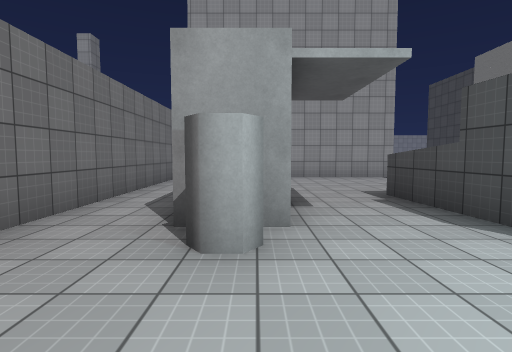
[1] (above)

24 first-person views from a walk through a Unity game level. The camera is 1.4 m above the floor, tilts 4° down and sees 80° across. The floor is counted in squares, 2 m on a side. Each view is taken from the middle of a square. On the plan, view 1 faces up. The plan holds only what a view shows up to about 10 squares ahead; the rest is blank. The place goes on beyond the plan. The player is left out. Some surface patterns are stand-ins.

[2]
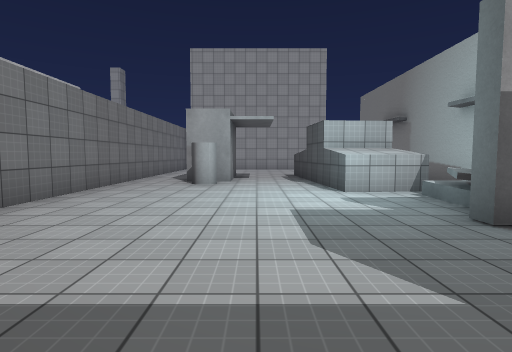

[3]
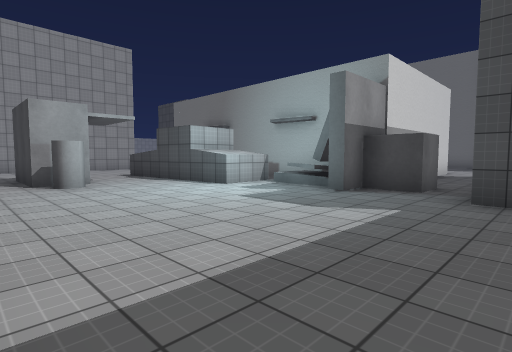

[4]
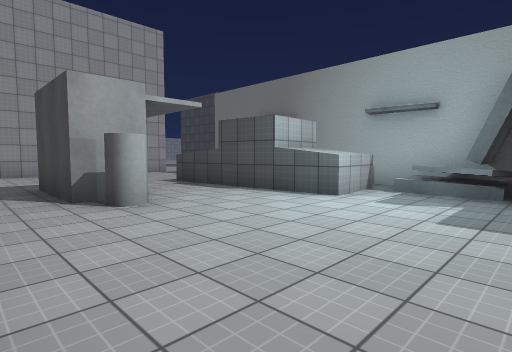

[5]
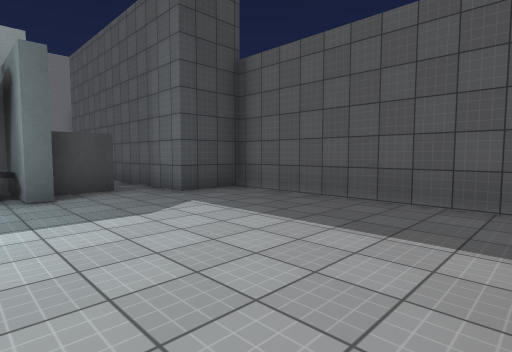

[6]
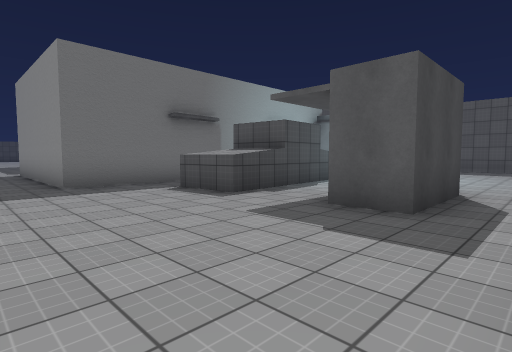

[7]
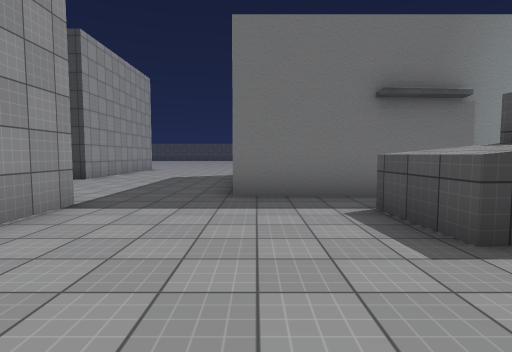

[8]
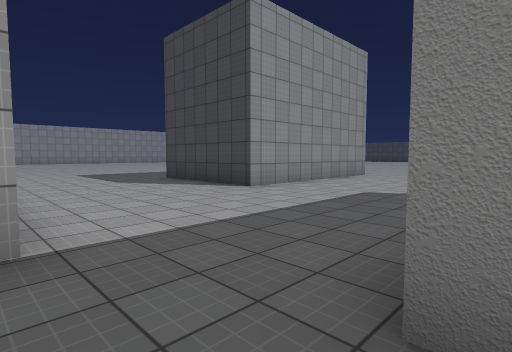

[9]
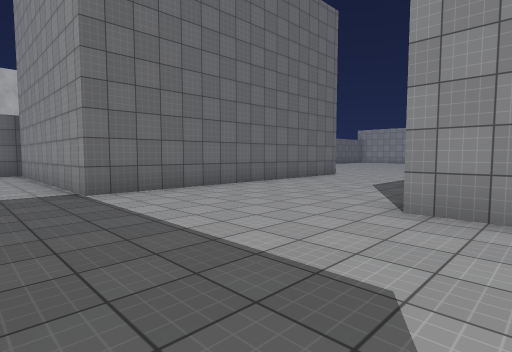

[10]
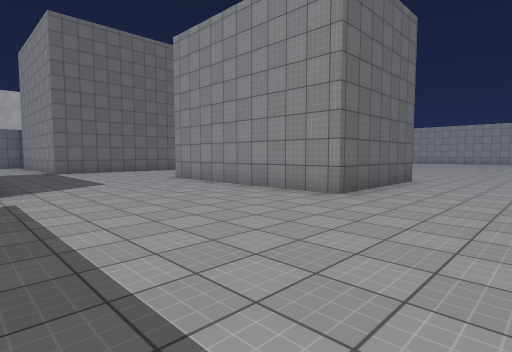

[11]
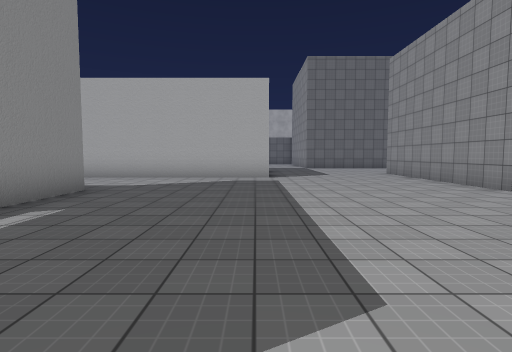

[12]
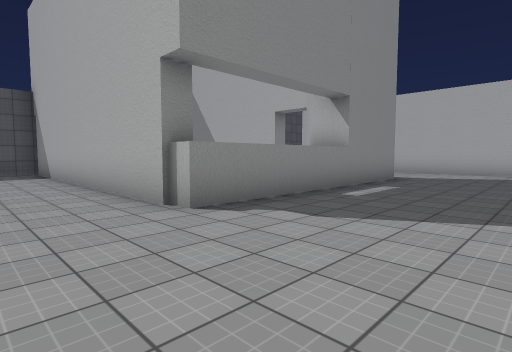

[13]
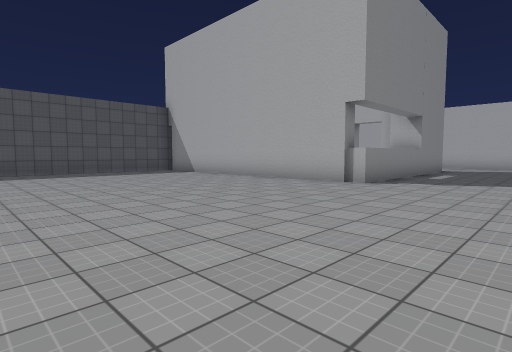

[14]
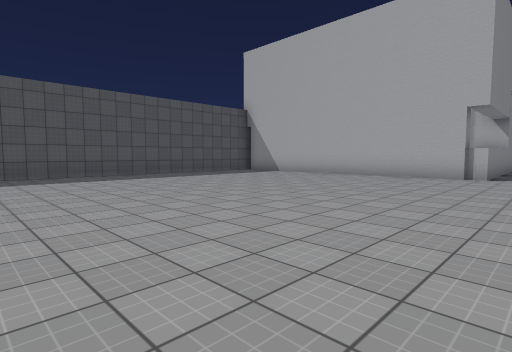

[15]
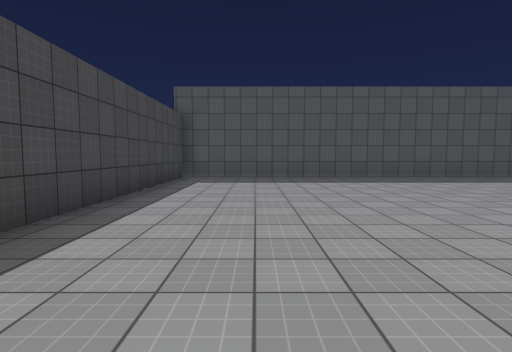

[16]
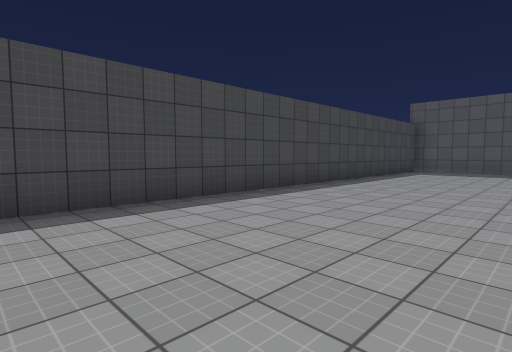

[17]
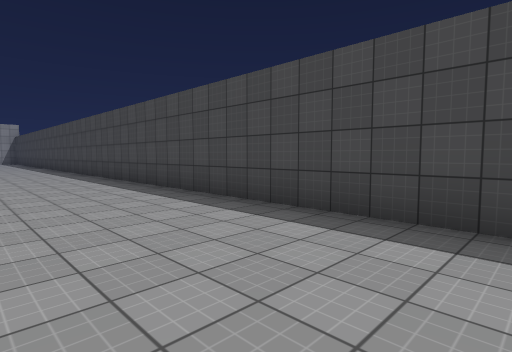

[18]
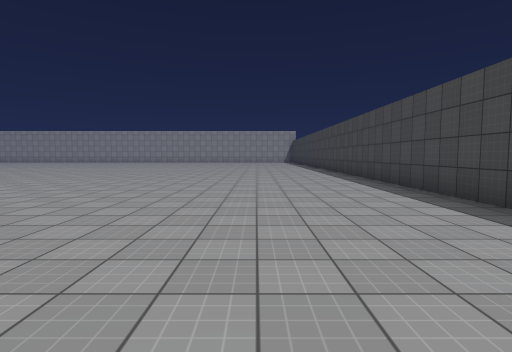

[19]
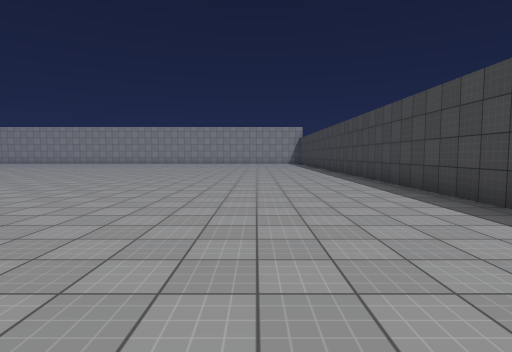

[20]
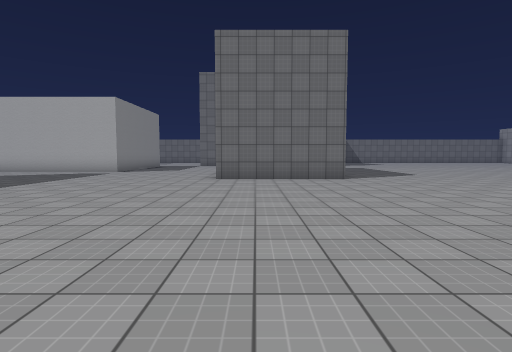

[21]
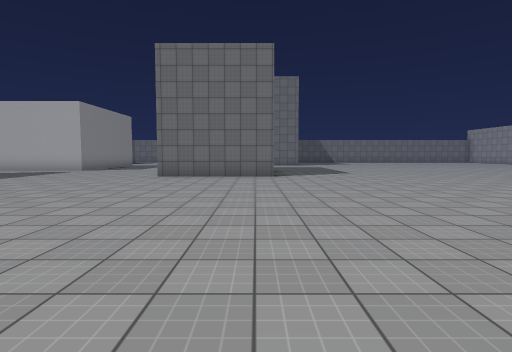

[22]
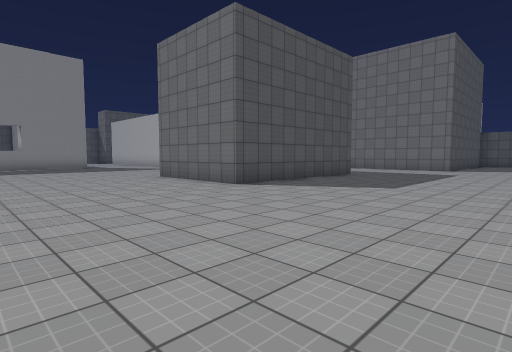

[23]
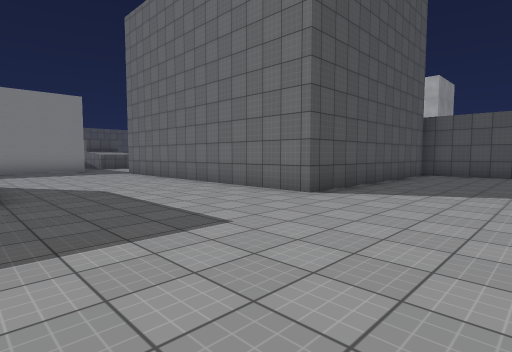

[24]
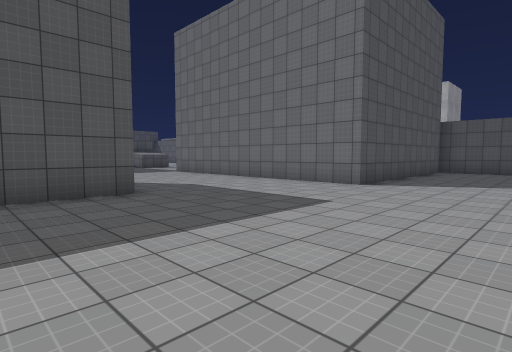

### Floor plan
Points are (right, up) in squares from view 1. A wall is a line through its corners. A room is listed if a view was taken in it or the views show most of it. See-through windows are left out.
Room 1 (views 1, 2, 3, 4, 5)
walls: (4.1, -1.4) (4.1, -0.9); (0, 2.1) (-0.5, 2.1); (5.1, -3.2) (4.1, -3.2) (4.1, -2.1) (3.3, -2.1) (3.3, -1.7); (-1.6, -5.7) (3.2, -5.7) (3.1, -4.1) (5.6, -4.1); (-2.4, 1.4) (-2.4, -1.1); (0.3, 2.9) (-0.8, 2.9)
low walls: (3.8, -1.5) (3.4, -1.3)
ways out: opening at (0, 2.5) to room 2; opening at (4, 0) to room 2; opening at (6, -4) to room 3
Room 2 (views 6, 7, 8)
walls: (0.3, 4.9) (0.3, 2.9); (-0.8, 2.9) (-0.8, 5.1) (0.5, 5.2); (4.3, 9.6) (-2.4, 9.6) (-2.4, 1.4); (4.3, 0.8) (2.7, 0.7) (2.3, 5.3) (3.9, 5.4); (3.3, -1.7) (5.2, -1.7) (5.2, 7.4)
ways out: opening at (0, 2.5) to room 1; opening at (4, 0) to room 1; opening at (5.5, 8.5) to room 3
Room 3 (views 9, 10, 11, 12, 13, 14, 15, 16, 17, 18, 19, 20, 21, 22, 23, 24)
walls: (14.2, 11.8) (8.7, 11.8) (8.7, 15.6) (14.2, 15.6) (14.2, 11.8); (13.9, 3.6) (20.9, 3.6) (20.9, -5.1); (21.4, -5.7) (22, -5.7); (5.2, 7.4) (10.7, 7.4) (10.7, 1.6); (24.9, -5.7) (35.3, -5.7) (35.3, 20); (5.6, -4.1) (6.6, -4.1); (-2, 17.7) (4.3, 17.7) (4.3, 9.6); (-2.4, 20) (-2.4, 18.1)
ways out: opening at (6, -4) to room 1; opening at (5.5, 8.5) to room 2

Where each view was taken, in squares from view 1:
view 1: 0 up, 0 right, facing up
view 2: 5 down, 1 right, facing up
view 3: 5 down, 2 left, facing up-right
view 4: 2 down, 2 left, facing up-right
view 5: 1 down, 2 left, facing down-right
view 6: 9 up, 2 left, facing down-right
view 7: 7 up, 0 right, facing right
view 8: 7 up, 4 right, facing up-right
view 9: 8 up, 10 right, facing up-left
view 10: 7 up, 17 right, facing up-left
view 11: 7 up, 20 right, facing left
view 12: 7 up, 23 right, facing down-left
view 13: 7 up, 28 right, facing down-left
view 14: 5 up, 31 right, facing down-left
view 15: 4 up, 33 right, facing down
view 16: 8 up, 31 right, facing down-right
view 17: 6 up, 32 right, facing up-right
view 18: 6 up, 32 right, facing up
view 19: 10 up, 32 right, facing up
view 20: 13 up, 23 right, facing left
view 21: 15 up, 24 right, facing left
view 22: 21 up, 19 right, facing down-left
view 23: 21 up, 9 right, facing down-left
view 24: 21 up, 11 right, facing down-left
